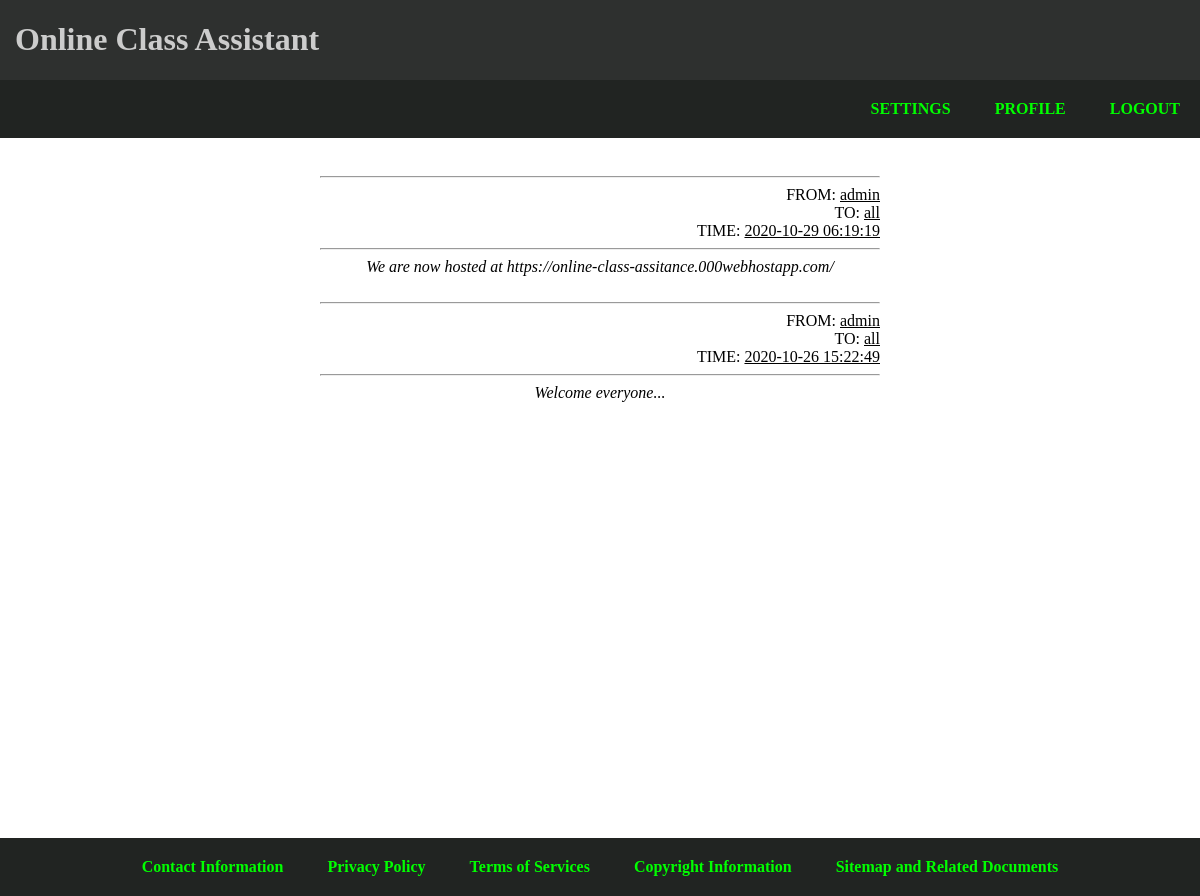
Page /user/message.php (signed in) on the earlier database version.
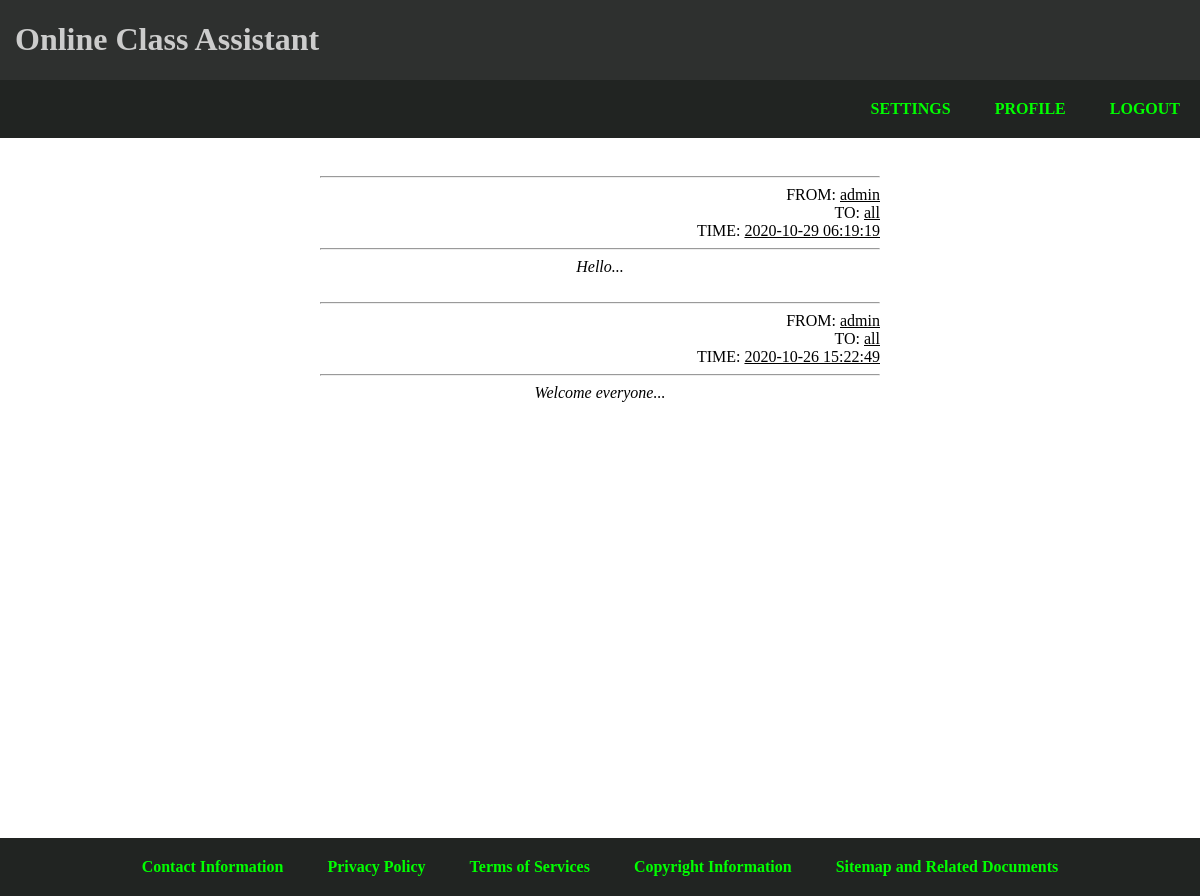
Same page on the later database version.
### tables this page shows
CREATE TABLE `chat` (
  `MSG_TIME` timestamp NOT NULL DEFAULT current_timestamp(),
  `CHAT_ID` varchar(255) NOT NULL,
  `SENDER` varchar(255) NOT NULL,
  `RECEIVER` varchar(255) NOT NULL,
  `MESSAGE` varchar(255) NOT NULL
);

### user/message.php (the view, shortened to what this page needs)
<?php
$id = $_SESSION['user_id'];
include("../connection.php");
?>
<html>
<head>
    <link rel="stylesheet" href="../style.css">
</head>
<body>
    <div class="row-1">
        <div class="header col-12">
            <?php
            include("../options/header.php");
            ?>
        </div>
    </div>
    <div class="row-2">
        <div class="navbar col-12">
            <nav>
                <?php
                include("../options/navbar.php");
                ?>
            </nav>
        </div>
    </div>
    <div class="row-3">
        <div class="menu col-3">
        </div>
        <div class="main col-6">
            <?php
            $query = "SELECT * FROM chat WHERE RECEIVER='$id' OR RECEIVER='all' ORDER BY MSG_TIME DESC";
            $r = mysqli_query($con, $query);
            while ($row = mysqli_fetch_array($r)) {
                $time = $row['MSG_TIME'];
                $from = $row['SENDER'];
                $to = $row['RECEIVER'];
                $msg = $row['MESSAGE'];
                echo "<post>
                <hr>FROM: <u>$from</u><br>TO: <u>$to</u><br>TIME: <u>$time</u>
                <hr>
            </post> <i>$msg</i> <br><br>";
            }
            ?>
        </div>
        <div class="sidebar col-3">
        </div>
    </div>
    <div class="row-4">
        <div class="footer col-12">
            <footer>
                <?php
                include("../options/footer.php");
                ?>
            </footer>
        </div>
    </div>
</body>
</html>

Differences in the rows shown:
changed chat: MESSAGE "We are now hosted at https://online-class-assitance.000webhostapp.com/" → "Hello..."
